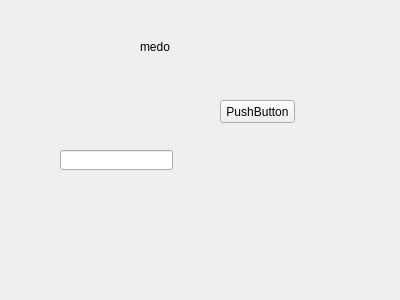
<?xml version="1.0" encoding="UTF-8"?>
<ui version="4.0">
 <class>Form</class>
 <widget class="QWidget" name="Form">
  <property name="geometry">
   <rect>
    <x>0</x>
    <y>0</y>
    <width>400</width>
    <height>300</height>
   </rect>
  </property>
  <property name="windowTitle">
   <string>Form</string>
  </property>
  <widget class="QLabel" name="label">
   <property name="geometry">
    <rect>
     <x>140</x>
     <y>40</y>
     <width>47</width>
     <height>13</height>
    </rect>
   </property>
   <property name="text">
    <string>medo</string>
   </property>
  </widget>
  <widget class="QPushButton" name="pushButton">
   <property name="geometry">
    <rect>
     <x>220</x>
     <y>100</y>
     <width>75</width>
     <height>23</height>
    </rect>
   </property>
   <property name="text">
    <string>PushButton</string>
   </property>
  </widget>
  <widget class="QLineEdit" name="lineEdit">
   <property name="geometry">
    <rect>
     <x>60</x>
     <y>150</y>
     <width>113</width>
     <height>20</height>
    </rect>
   </property>
  </widget>
 </widget>
 <resources/>
 <connections>
  <connection>
   <sender>pushButton</sender>
   <signal>clicked()</signal>
   <receiver>lineEdit</receiver>
   <slot>clear()</slot>
   <hints>
    <hint type="sourcelabel">
     <x>242</x>
     <y>105</y>
    </hint>
    <hint type="destinationlabel">
     <x>144</x>
     <y>155</y>
    </hint>
   </hints>
  </connection>
 </connections>
</ui>
